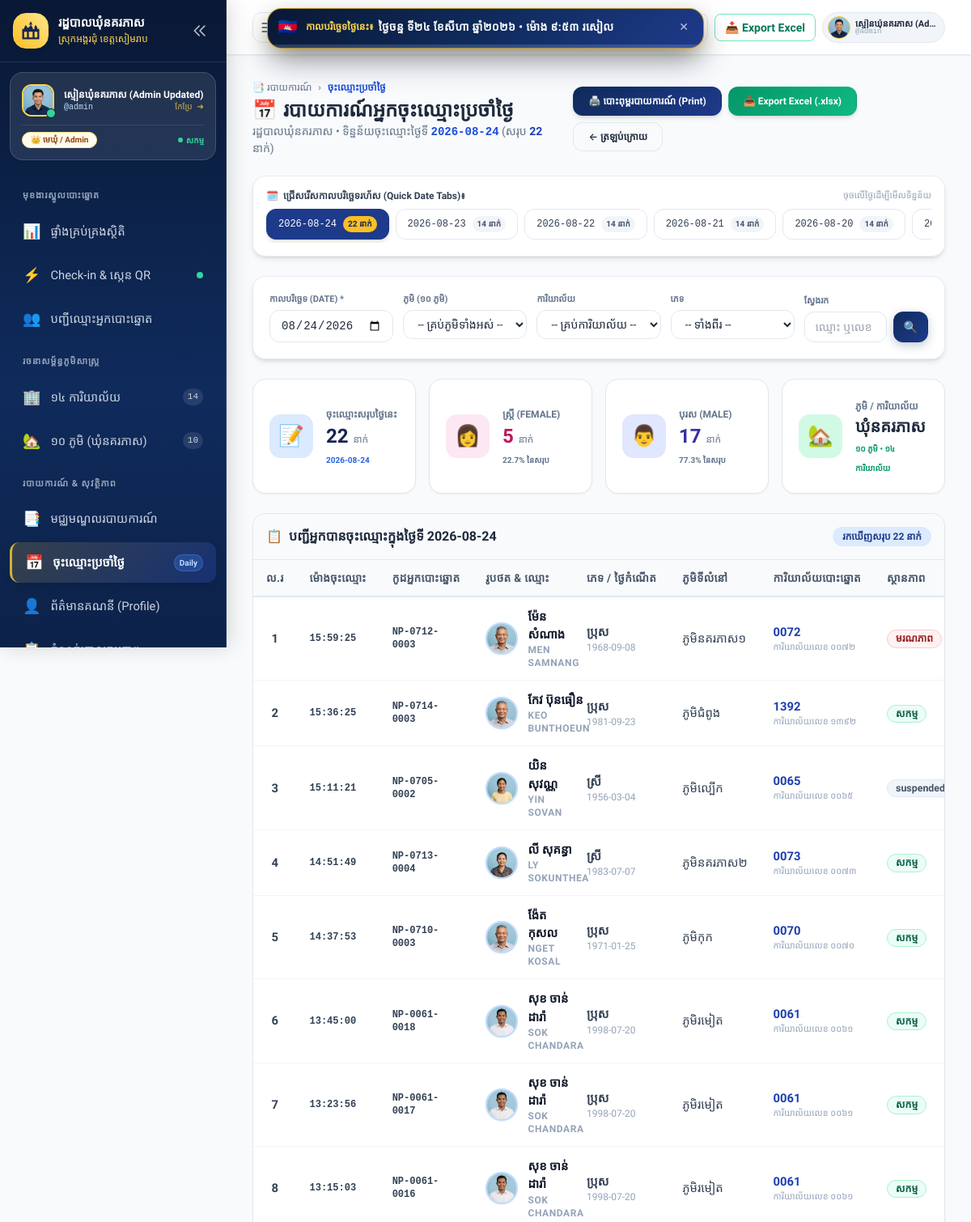
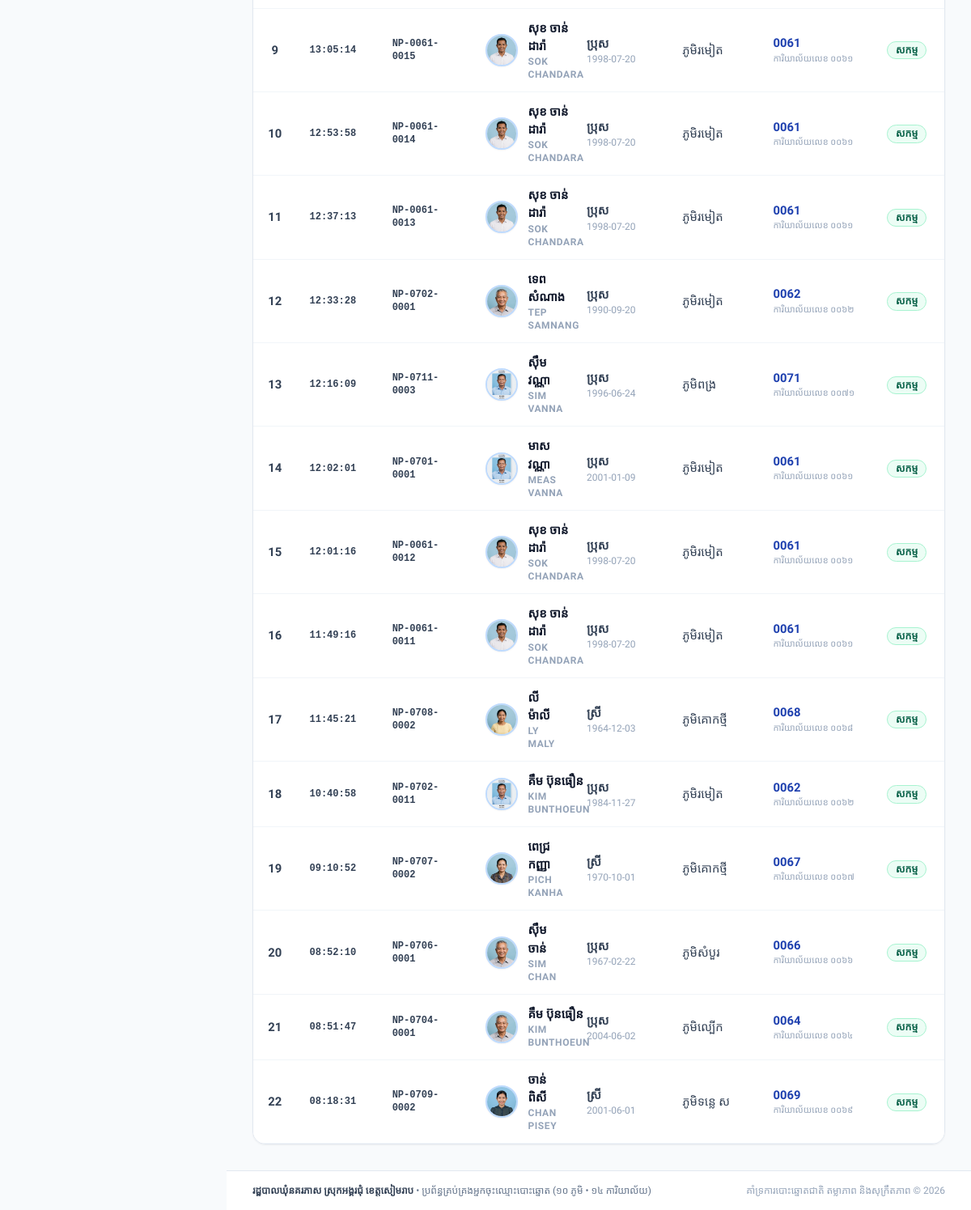
Before: /reports/daily (signed in) with the older database file (2 pictures, top to bottom).
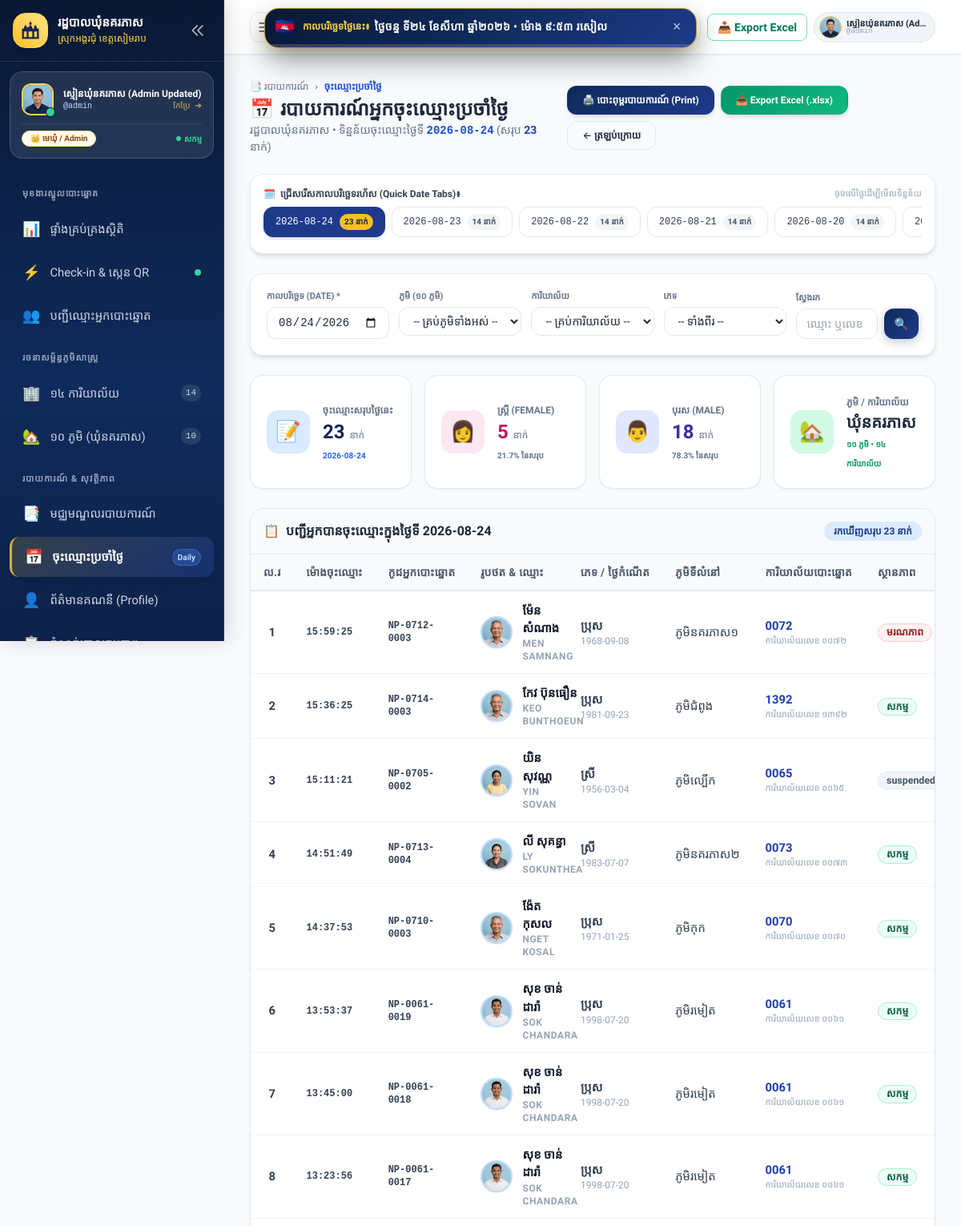
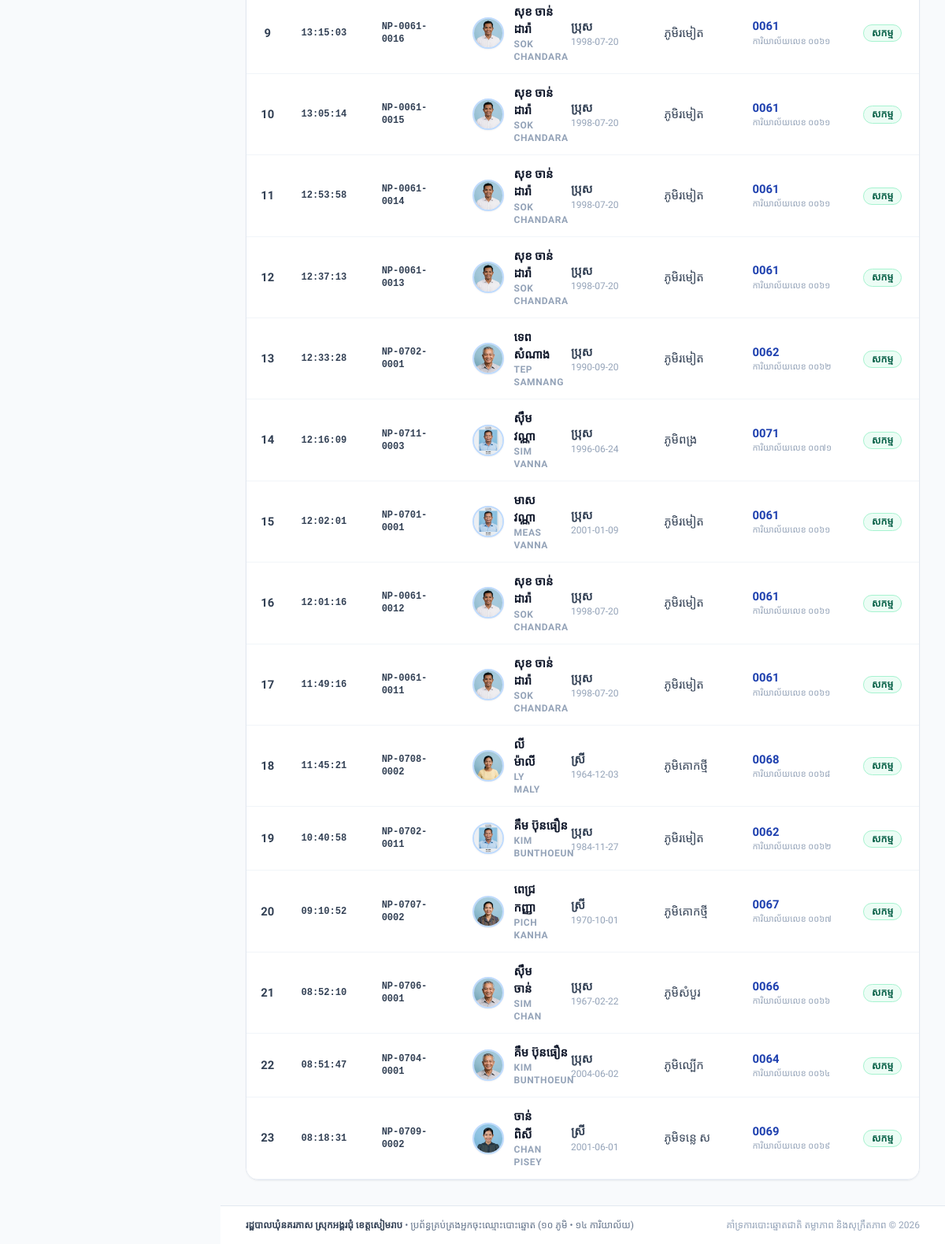
After: the same page with the newer database file (2 pictures, top to bottom).
### app/models.py (models this page shows, shortened)
class Voter(Base):
    __tablename__ = "voters"
    id = Column(Integer, primary_key=True, index=True)
    voter_code = Column(String(50), unique=True, index=True, nullable=False) # e.g. NP-0701-0001
    list_no = Column(Integer, nullable=False)                                # 1, 2, 3 in station
    national_id = Column(String(50), unique=True, index=True, nullable=False) # 9 or 10 digit Khmer ID card
    name_kh = Column(String(100), nullable=False)                            # ឈ្មោះខ្មែរ (e.g. ស៊ឹម ចាន់ថន)
    name_en = Column(String(100), nullable=False)                            # ឈ្មោះឡាតាំង (e.g. SIM CHANTHORN)
    gender = Column(String(20), nullable=False)                              # ប្រុស / ស្រី
    dob = Column(String(50), nullable=False)                                 # 1990-04-15 or 1990
    address = Column(String(255), nullable=True)                             # ក្រុមទី...
    village_id = Column(Integer, ForeignKey("villages.id"), nullable=False)
    station_id = Column(Integer, ForeignKey("polling_stations.id"), nullable=False)
    status = Column(String(30), default="active")                            # active, moved, deceased, suspended
    photo_url = Column(String(255), nullable=True)                          # Profile photo path
    has_voted = Column(Boolean, default=False)
    voted_at = Column(DateTime, nullable=True)
    voted_by_user_id = Column(Integer, ForeignKey("users.id"), nullable=True)
    notes = Column(Text, nullable=True)
    created_at = Column(DateTime, default=datetime.datetime.utcnow)
    updated_at = Column(DateTime, default=datetime.datetime.utcnow, onupdate=datetime.datetime.utcnow)
    village = relationship("Village", back_populates="voters")
    station = relationship("PollingStation", back_populates="voters")
    voted_by_user = relationship("User", foreign_keys=[voted_by_user_id])

class Village(Base):
    __tablename__ = "villages"
    id = Column(Integer, primary_key=True, index=True)
    code = Column(String(20), unique=True, index=True, nullable=False) # e.g. V01 to V10
    name_kh = Column(String(100), nullable=False)                     # e.g. ភូមិរមៀត
    name_en = Column(String(100), nullable=False)                     # e.g. Romiet Village
    chief_name = Column(String(100), nullable=True)                  # e.g. លោក ឈុន វុទ្ធី
    chief_phone = Column(String(50), nullable=True)                  # e.g. 012 345 678
    total_households = Column(Integer, default=0)
    created_at = Column(DateTime, default=datetime.datetime.utcnow)
    stations = relationship("PollingStation", back_populates="village")
    voters = relationship("Voter", back_populates="village")
    users = relationship("User", back_populates="village")

class PollingStation(Base):
    __tablename__ = "polling_stations"
    id = Column(Integer, primary_key=True, index=True)
    code = Column(String(20), unique=True, index=True, nullable=False) # e.g. 0701 to 0714
    name = Column(String(150), nullable=False)                         # e.g. ការិយាល័យលេខ ០៧០១
    location = Column(String(200), nullable=False)                     # e.g. សាលាបឋមសិក្សារមៀត (បន្ទប់ទី១)
    capacity = Column(Integer, default=600)                            # Maximum capacity
    village_id = Column(Integer, ForeignKey("villages.id"), nullable=True)
    officer_name = Column(String(100), nullable=True)                  # Head of polling station
    officer_phone = Column(String(50), nullable=True)
    created_at = Column(DateTime, default=datetime.datetime.utcnow)
    village = relationship("Village", back_populates="stations")
    voters = relationship("Voter", back_populates="station")
    users = relationship("User", back_populates="station")

### app/routes/report_routes.py (the view)
@router.get("/reports/daily", response_class=HTMLResponse)
def daily_registration_report(
    request: Request,
    date: str = Query("", description="Selected date YYYY-MM-DD"),
    village_id: str = Query("", description="Village ID filter"),
    station_id: str = Query("", description="Station ID filter"),
    gender: str = Query("", description="Gender filter"),
    q: str = Query("", description="Search query"),
    db: Session = Depends(get_db)
):
    current_user = get_current_user_optional(request, db)
    if not current_user:
        return RedirectResponse(url="/login", status_code=302)
    if not date or not date.strip():
        latest_row = db.query(func.date(Voter.created_at)).order_by(Voter.created_at.desc()).first()
        date = str(latest_row[0]) if latest_row and latest_row[0] else datetime.date.today().strftime("%Y-%m-%d")
    query = db.query(Voter).filter(func.date(Voter.created_at) == date)
    if current_user.role == "officer" and current_user.station_id:
        query = query.filter(Voter.station_id == current_user.station_id)
        station_id = str(current_user.station_id)
    elif current_user.role == "village_chief" and current_user.village_id:
        query = query.filter(Voter.village_id == current_user.village_id)
        village_id = str(current_user.village_id)
    if village_id and village_id.isdigit():
        query = query.filter(Voter.village_id == int(village_id))
    if station_id and station_id.isdigit():
        query = query.filter(Voter.station_id == int(station_id))
    if gender:
        query = query.filter(Voter.gender == gender)
    if q and q.strip():
        search = f"%{q.strip()}%"
        query = query.filter(
            or_(
                Voter.name_kh.ilike(search),
                Voter.name_en.ilike(search),
                Voter.national_id.ilike(search),
                Voter.voter_code.ilike(search)
            )
        )
    voters = query.order_by(Voter.created_at.desc(), Voter.list_no.asc()).all()
    total_day = len(voters)
    male_day = len([v for v in voters if v.gender == "ប្រុស"])
    female_day = len([v for v in voters if v.gender == "ស្រី"])
    recent_dates = (
        db.query(
            func.date(Voter.created_at).label("reg_date"),
            func.count(Voter.id).label("total")
        )
        .group_by(func.date(Voter.created_at))
        .order_by(func.date(Voter.created_at).desc())
        .limit(10)
        .all()
    )
    villages = db.query(Village).order_by(Village.code).all()
    stations = db.query(PollingStation).order_by(PollingStation.code).all()
    return templates.TemplateResponse(request=request, name="reports/daily.html", context={
        "current_user": current_user,
        "selected_date": date,
        "voters": voters,
        "total_day": total_day,
        "male_day": male_day,
        "female_day": female_day,
        "recent_dates": recent_dates,
        "villages": villages,
        "stations": stations,
        "village_id": village_id,
        "station_id": station_id,
        "gender": gender,
        "q": q
    })

### app/templates/reports/daily.html (shortened to what the changed rows need)
{% extends "base.html" %}
{% block content %}
<div class="space-y-6">
    <div class="flex flex-col sm:flex-row sm:items-center justify-between gap-4">
        <div>
            <h2 class="text-2xl font-bold text-slate-800 font-kh-heading flex items-center gap-2">
                <span>📅</span> របាយការណ៍អ្នកចុះឈ្មោះប្រចាំថ្ងៃ
            </h2>
            <p class="text-xs sm:text-sm text-slate-500">
                រដ្ឋបាលឃុំនគរភាស • ទិន្នន័យចុះឈ្មោះថ្ងៃទី <span class="font-bold text-blue-700 font-mono text-sm">{{ selected_date }}</span> (សរុប <span class="font-bold text-blue-800">{{ total_day }}</span> នាក់)
            </p>
        </div>
    </div>
    <div class="glass-card p-4">
        <div class="flex items-center gap-2 overflow-x-auto pb-1 text-xs">
            {% for r in recent_dates %}
            <a href="/reports/daily?date={{ r.reg_date }}"
               class="px-3.5 py-2 rounded-xl border transition flex items-center gap-2 flex-shrink-0 font-medium {% if selected_date == r.reg_date|string %}bg-blue-900 text-white border-blue-900 shadow-md font-bold{% else %}bg-white hover:bg-slate-100 text-slate-700 border-slate-200{% endif %}">
                <span class="font-mono">{{ r.reg_date }}</span>
                <span class="px-1.5 py-0.5 rounded-full text-[10px] font-bold {% if selected_date == r.reg_date|string %}bg-amber-400 text-blue-950{% else %}bg-slate-100 text-slate-600{% endif %}">
                    {{ r.total }} នាក់
                </span>
            </a>
            {% endfor %}
        </div>
    </div>
    <div class="grid grid-cols-1 sm:grid-cols-2 lg:grid-cols-4 gap-4">
        <div class="stat-card">
            <div>
                <span class="text-xs text-slate-500 font-bold uppercase">ចុះឈ្មោះសរុបថ្ងៃនេះ</span>
                <div class="text-2xl font-black text-blue-950">{{ total_day }} <span class="text-xs font-normal text-slate-500">នាក់</span></div>
                <span class="text-[10px] text-blue-600 font-semibold">{{ selected_date }}</span>
            </div>
        </div>
        <div class="stat-card">
            <div>
                <span class="text-xs text-slate-500 font-bold uppercase">ស្រ្តី (Female)</span>
                <div class="text-2xl font-black text-pink-700">{{ female_day }} <span class="text-xs font-normal text-slate-500">នាក់</span></div>
                <span class="text-[10px] text-slate-500 font-semibold">{% if total_day > 0 %}{{ (female_day / total_day * 100)|round(1) }}{% else %}0{% endif %}% នៃសរុប</span>
            </div>
        </div>
        <div class="stat-card">
            <div>
                <span class="text-xs text-slate-500 font-bold uppercase">បុរស (Male)</span>
                <div class="text-2xl font-black text-indigo-800">{{ male_day }} <span class="text-xs font-normal text-slate-500">នាក់</span></div>
                <span class="text-[10px] text-slate-500 font-semibold">{% if total_day > 0 %}{{ (male_day / total_day * 100)|round(1) }}{% else %}0{% endif %}% នៃសរុប</span>
            </div>
        </div>
    </div>
    <div class="data-table-container">
        <div class="p-4 bg-slate-50 border-b border-slate-200 flex flex-col sm:flex-row sm:items-center justify-between gap-2">
            <h3 class="font-bold text-slate-800 text-base font-kh-heading flex items-center gap-2">
                <span>📋</span> បញ្ជីអ្នកបានចុះឈ្មោះក្នុងថ្ងៃទី {{ selected_date }}
            </h3>
            <span class="text-xs font-bold text-blue-900 bg-blue-100 px-3 py-1 rounded-full">
                រកឃើញសរុប {{ voters|length }} នាក់
            </span>
        </div>
        <table class="data-table">
            <thead>
                <tr>
                    <th>ល.រ</th>
                    <th>ម៉ោងចុះឈ្មោះ</th>
                    <th>កូដអ្នកបោះឆ្នោត</th>
                    <th>រូបថត & ឈ្មោះ</th>
                    <th>ភេទ / ថ្ងៃកំណើត</th>
                    <th>ភូមិទីលំនៅ</th>
                    <th>ការិយាល័យបោះឆ្នោត</th>
                    <th>ស្ថានភាព</th>
                </tr>
            </thead>
            <tbody>
                {% if voters %}
                    {% for v in voters %}
                    <tr>
                        <td class="font-bold text-center text-slate-500">{{ loop.index }}</td>
                        <td class="font-mono text-xs font-bold text-blue-800">
                            {{ v.created_at.strftime('%H:%M:%S') if v.created_at else '' }}
                        </td>
                        <td class="font-mono text-xs font-bold text-blue-900">{{ v.voter_code }}</td>
                        <td>
                            <div class="flex items-center gap-3">
                                <img src="{{ v.photo_display }}"
                                     alt="{{ v.name_kh }}"
                                     class="w-10 h-10 rounded-full object-cover border-2 border-blue-200 shadow-sm bg-slate-100 cursor-pointer"
                                     onclick="previewLargePhoto('{{ v.photo_display }}', '{{ v.name_kh }}', '{{ v.voter_code }}')"
                                     title="ចុចដើម្បីមើលរូប">
                                <div>
                                    <div class="font-bold text-slate-900">{{ v.name_kh }}</div>
                                    <div class="text-xs text-slate-400 uppercase tracking-wider font-semibold">{{ v.name_en }}</div>
                                </div>
                            </div>
                        </td>
                        <td>
                            <span class="font-semibold text-slate-700">{{ v.gender }}</span>
                            <span class="text-xs text-slate-400 block">{{ v.dob }}</span>
                        </td>
                        <td>
                            <span class="text-slate-700 font-medium">{{ v.village.name_kh if v.village else '' }}</span>
                        </td>
                        <td>
                            <span class="font-bold text-blue-800">{{ v.station.code if v.station else '' }}</span>
                            <span class="text-[11px] text-slate-400 block truncate max-w-[130px]">{{ v.station.name if v.station else '' }}</span>
                        </td>
                        <td>
                            {% if v.status == 'active' %}
                                <span class="badge badge-success">សកម្ម</span>
                            {% elif v.status == 'moved' %}
                                <span class="badge badge-warning">ផ្លាស់ចេញ</span>
                            {% elif v.status == 'deceased' %}
                                <span class="badge badge-danger">មរណភាព</span>
                            {% else %}
                                <span class="badge badge-secondary">{{ v.status }}</span>
                            {% endif %}
                        </td>
                    </tr>
                    {% endfor %}
                {% endif %}
            </tbody>
        </table>
    </div>
</div>
{% endblock %}

Changed rows visible on the page:
added Voter: created_at "13:53:37", voter_code "NP-0061-0019", photo_display (picture), name_kh "សុខ ចាន់ដារ៉ា", name_en "SOK CHANDARA", gender "ប្រុស", dob "1998-07-20", village "ភូមិរមៀត", station "0061", station "ការិយាល័យលេខ ០០៦១", status "សកម្ម"
Other visible differences:
{{ total_day }}: "22" → "23"
{{ (female_day / total_day * 100)|round(1) }}: "22.7" → "21.7"
{{ male_day }}: "17" → "18"
{{ (male_day / total_day * 100)|round(1) }}: "77.3" → "78.3"
{{ voters|length }}: "22" → "23"
new list line: "2026-08-24 23 នាក់"
list line gone: "2026-08-24 22 នាក់"
